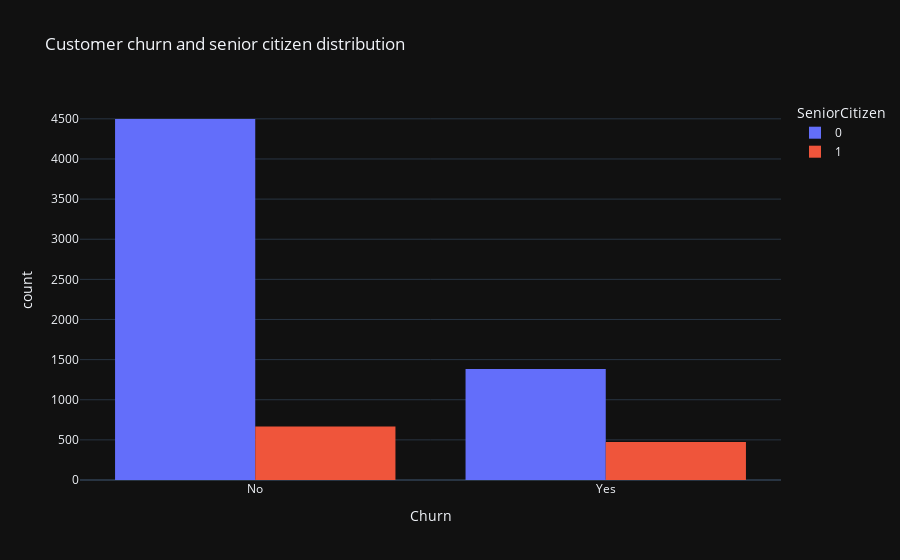

Notebook code cell kept with this figure:
### Code cell
px.histogram(data, x="Churn", color = "SeniorCitizen", title = "Customer churn and senior citizen distribution",
template = "plotly_dark", barmode = "group")

### Figure 1 — Plotly figure (JSON) as saved in the notebook; plotly's stock layout.template omitted (floating-point values rounded to 4 significant figures; data arrays with more than 128 entries replaced by an {"elided": "..."} marker saying what was removed)
{"data": [{"alignmentgroup": "True", "bingroup": "x", "hovertemplate": "SeniorCitizen=0<br>Churn=%{x}<br>count=%{y}<extra></extra>", "legendgroup": "0", "marker": {"color": "#636efa", "pattern": {"shape": ""}}, "name": "0", "offsetgroup": "0", "orientation": "v", "showlegend": true, "type": "histogram", "x": {"elided": "5880 str values"}, "xaxis": "x", "yaxis": "y"}, {"alignmentgroup": "True", "bingroup": "x", "hovertemplate": "SeniorCitizen=1<br>Churn=%{x}<br>count=%{y}<extra></extra>", "legendgroup": "1", "marker": {"color": "#EF553B", "pattern": {"shape": ""}}, "name": "1", "offsetgroup": "1", "orientation": "v", "showlegend": true, "type": "histogram", "x": {"elided": "1141 str values"}, "xaxis": "x", "yaxis": "y"}], "layout": {"barmode": "group", "legend": {"title": {"text": "SeniorCitizen"}, "tracegroupgap": 0}, "title": {"text": "Customer churn and senior citizen distribution"}, "xaxis": {"anchor": "y", "domain": [0, 1], "title": {"text": "Churn"}}, "yaxis": {"anchor": "x", "domain": [0, 1], "title": {"text": "count"}}}}
